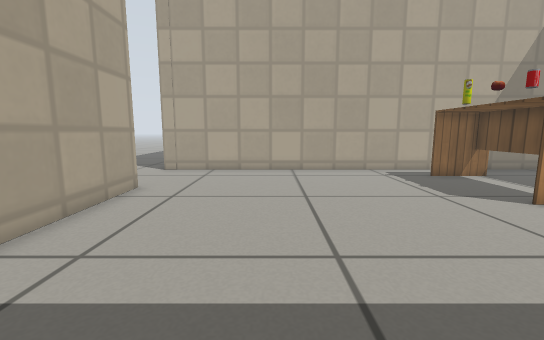
View 1 (above)

12 first-person views from a walk through a robot-simulator world made for Gazebo. The camera is 0.48 m above the floor, tilts 8° down and sees 90° across. The floor is counted in squares, 0.25 m on a side. Each view is taken from the middle of a square. On the plan, view 1 faces up. The plan holds only what a view shows up to about 16 squares ahead; the rest is blank. Simple patterns stand in for the simulator's built-in surfaces.

View 2
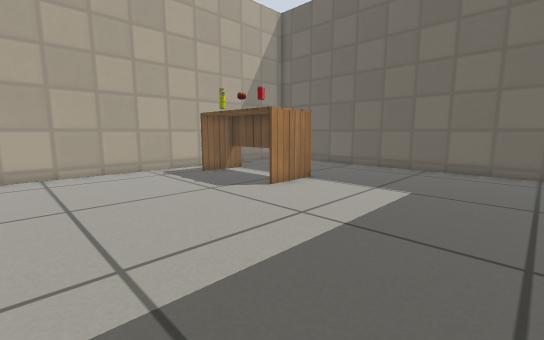

View 3
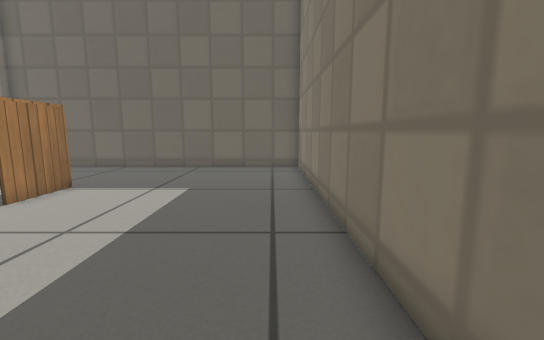

View 4
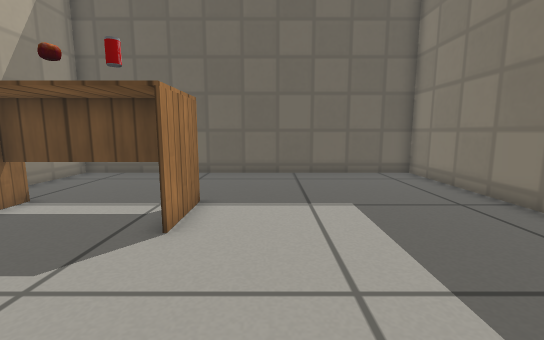

View 5
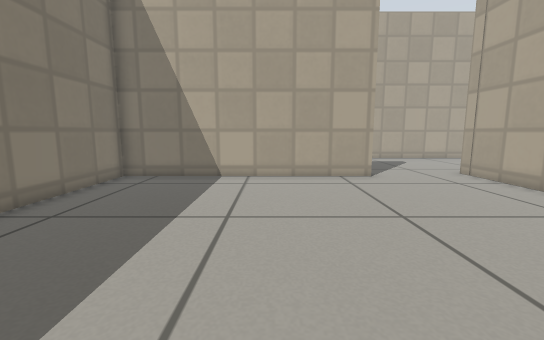

View 6
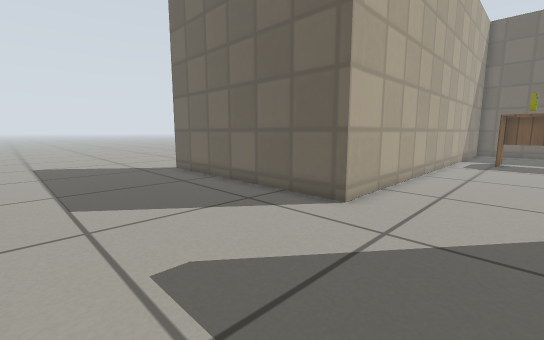

View 7
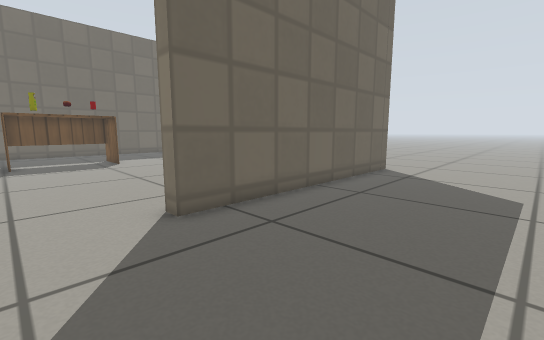

View 8
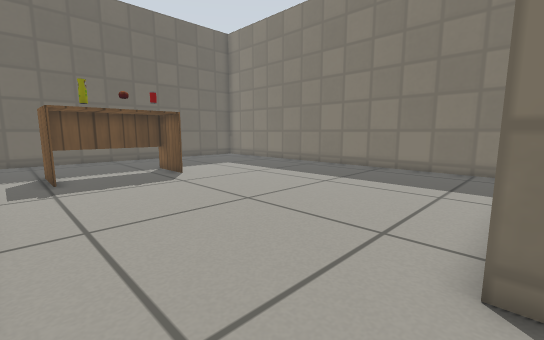

View 9
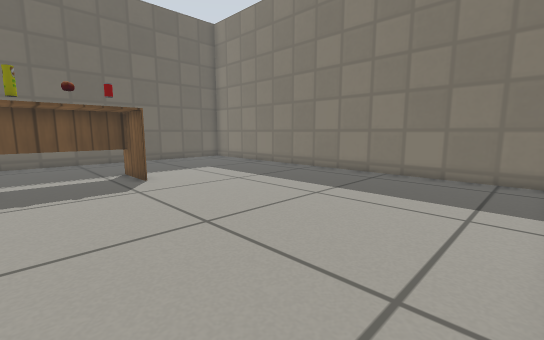

View 10
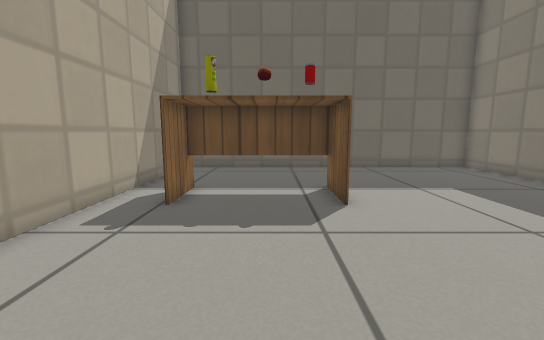

View 11
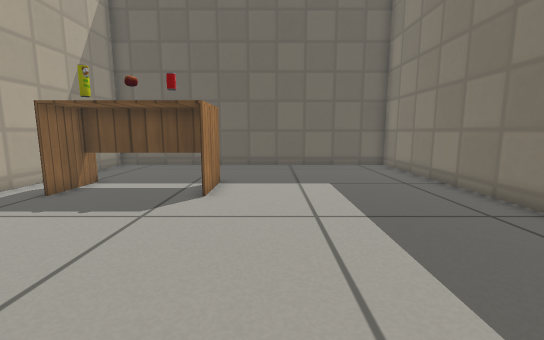

View 12
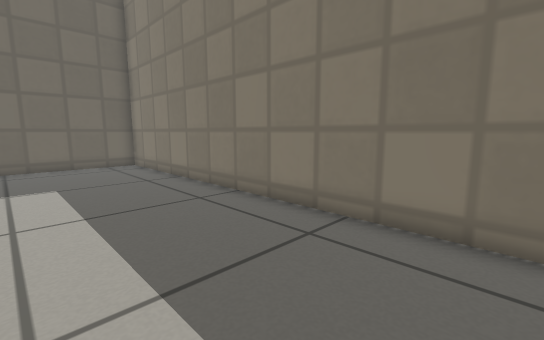

### Floor plan
Key: @ floor where view 1 was taken; # wall or solid block; . floor; T thing the floor can be seen under or through; C drink can; O other object.
Columns run from 12 left of view 1 to 15 right of it. Each row starts with its distance up from view 1.
 25 .......
 24 .......
 23 .......#
 22 .......#
 21 .......#
 20 .......#
 19 .......#
 18 .......#
 17 .......#
 16 .......#
 15 .......#
 14 .......#####################
 13 ...........................#
 12  ..................TTT.....#
 11   .................TTT.....#
 10 . .................T T.....#
  9  ......#...........OTT.....#
  8  ......#...........CTT.....#
  7  ......#...........TTT.....#
  6  ......#...................#
  5  ......#...................#
  4  ......#...................#
  3  ......#...................#
  2  ......#...................#
  1  ......#...................#
  0  ......#....@..............#
 -1  ......#...................#
 -2  ......#####################
 -3  .......
 -4  .......
 -5  ......
 -6  .....

Where each view was taken, in squares from view 1:
view 1: 0 up, 0 right, facing up
view 2: 0 up, 0 right, facing up-right
view 3: 0 up, 0 right, facing right
view 4: 5 up, 2 right, facing right
view 5: 5 up, 7 right, facing left
view 6: 10 up, 12 left, facing up-right
view 7: 12 up, 11 left, facing down-right
view 8: 13 up, 5 left, facing down-right
view 9: 11 up, 4 left, facing down-right
view 10: 9 up, 0 right, facing right
view 11: 5 up, 1 left, facing right
view 12: 4 up, 2 left, facing down-right
